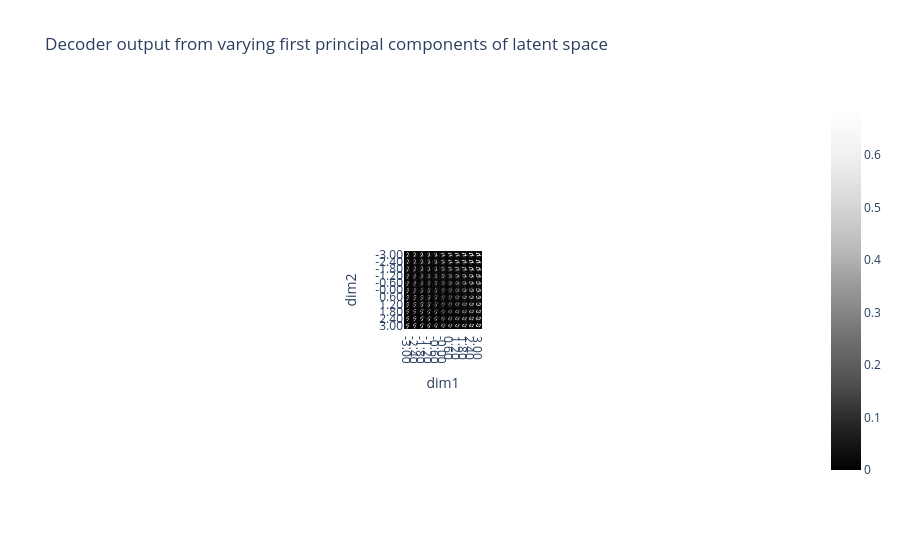

The notebook cell saved with this chart:
### Markdown cell above
### Generating images from an autoencoder

### Code cell
@t.inference_mode()
def visualise_output(
    model: Autoencoder,
    n_points: int = 11,
    interpolation_range: Tuple[float, float] = (-3, 3),
) -> None:
    '''
    Visualizes the output of the decoder, along the first two latent dims.
    '''
    # Constructing latent dim data by making two of the dimensions vary indep in the interpolation range
    grid_latent = t.zeros(n_points**2, model.latent_dim_size).to(device)
    x = t.linspace(*interpolation_range, n_points).to(device)
    grid_latent[:, 0] = einops.repeat(x, "dim1 -> (dim1 dim2)", dim2=n_points)
    grid_latent[:, 1] = einops.repeat(x, "dim2 -> (dim1 dim2)", dim1=n_points)

    # Pass through decoder
    output = model.decoder(grid_latent).cpu().numpy()

    # Normalize & truncate, then unflatten back into a grid shape
    output_truncated = np.clip((output * 0.3081) + 0.1307, 0, 1)
    output_single_image = einops.rearrange(
        output_truncated,
        "(dim1 dim2) 1 height width -> (dim1 height) (dim2 width)",
        dim1=n_points
    )

    # Display the results
    px.imshow(
        output_single_image,
        color_continuous_scale="greys_r",
        title="Decoder output from varying first principal components of latent space"
    ).update_layout(
        xaxis=dict(title_text="dim1", tickmode="array", tickvals=list(range(14, 14+28*n_points, 28)), ticktext=[f"{i:.2f}" for i in x]),
        yaxis=dict(title_text="dim2", tickmode="array", tickvals=list(range(14, 14+28*n_points, 28)), ticktext=[f"{i:.2f}" for i in x])
    ).show()


visualise_output(trainer.model)

### Figure 1 — Plotly figure (JSON) as saved in the notebook; plotly's stock layout.template omitted (floating-point values rounded to 4 significant figures; data arrays with more than 128 entries replaced by an {"elided": "..."} marker saying what was removed)
{"data": [{"coloraxis": "coloraxis", "hovertemplate": "x: %{x}<br>y: %{y}<br>color: %{z}<extra></extra>", "name": "0", "type": "heatmap", "xaxis": "x", "yaxis": "y", "z": {"elided": "308x308 float values"}}], "layout": {"autosize": true, "coloraxis": {"colorscale": [[0, "rgb(0, 0, 0)"], [0.125, "rgb(37,37,37)"], [0.25, "rgb(82,82,82)"], [0.375, "rgb(115,115,115)"], [0.5, "rgb(150,150,150)"], [0.625, "rgb(189,189,189)"], [0.75, "rgb(217,217,217)"], [0.875, "rgb(240,240,240)"], [1, "rgb(255,255,255)"]]}, "title": {"text": "Decoder output from varying first principal components of latent space"}, "xaxis": {"anchor": "y", "autorange": true, "constrain": "domain", "domain": [0.4463, 0.5537], "range": [-0.5, 307.5], "scaleanchor": "y", "tickmode": "array", "ticktext": ["-3.00", "-2.40", "-1.80", "-1.20", "-0.60", "-0.00", "0.60", "1.20", "1.80", "2.40", "3.00"], "tickvals": [14, 42, 70, 98, 126, 154, 182, 210, 238, 266, 294], "title": {"text": "dim1"}}, "yaxis": {"anchor": "x", "autorange": true, "constrain": "domain", "domain": [0, 1], "range": [307.5, -0.5], "tickmode": "array", "ticktext": ["-3.00", "-2.40", "-1.80", "-1.20", "-0.60", "-0.00", "0.60", "1.20", "1.80", "2.40", "3.00"], "tickvals": [14, 42, 70, 98, 126, 154, 182, 210, 238, 266, 294], "title": {"text": "dim2"}}}}
